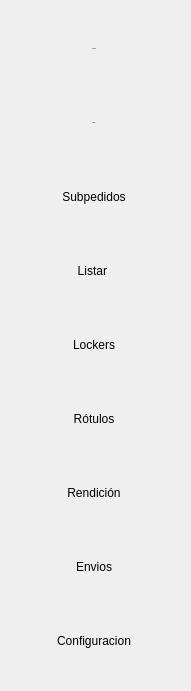
   <widget class="QFrame" name="botonera">
    <property name="geometry">
     <rect>
      <x>9</x>
      <y>12</y>
      <width>191</width>
      <height>691</height>
     </rect>
    </property>
    <property name="minimumSize">
     <size>
      <width>100</width>
      <height>0</height>
     </size>
    </property>
    <property name="maximumSize">
     <size>
      <width>300</width>
      <height>16777215</height>
     </size>
    </property>
    <property name="styleSheet">
     <string notr="true">border-radius:15px;</string>
    </property>
    <property name="frameShape">
     <enum>QFrame::StyledPanel</enum>
    </property>
    <property name="frameShadow">
     <enum>QFrame::Raised</enum>
    </property>
    <widget class="QPushButton" name="btn_nuevagestion">
     <property name="geometry">
      <rect>
       <x>14</x>
       <y>29</y>
       <width>160</width>
       <height>40</height>
      </rect>
     </property>
     <property name="minimumSize">
      <size>
       <width>160</width>
       <height>40</height>
      </size>
     </property>
     <property name="maximumSize">
      <size>
       <width>160</width>
       <height>40</height>
      </size>
     </property>
     <property name="font">
      <font>
       <family>Calibri</family>
       <pointsize>-1</pointsize>
      </font>
     </property>
     <property name="styleSheet">
      <string notr="true"/>
     </property>
     <property name="text">
      <string> Gestiones</string>
     </property>
     <property name="icon">
      <iconset>
       <normaloff>icons/gestion.png</normaloff>icons/gestion.png</iconset>
     </property>
     <property name="iconSize">
      <size>
       <width>32</width>
       <height>32</height>
      </size>
     </property>
    </widget>
    <widget class="QPushButton" name="btn_nuevopedido">
     <property name="geometry">
      <rect>
       <x>14</x>
       <y>103</y>
       <width>160</width>
       <height>40</height>
      </rect>
     </property>
     <property name="minimumSize">
      <size>
       <width>160</width>
       <height>40</height>
      </size>
     </property>
     <property name="maximumSize">
      <size>
       <width>160</width>
       <height>40</height>
      </size>
     </property>
     <property name="font">
      <font>
       <family>Calibri</family>
       <pointsize>-1</pointsize>
      </font>
     </property>
     <property name="styleSheet">
      <string notr="true"/>
     </property>
     <property name="text">
      <string>Pedidos</string>
     </property>
     <property name="icon">
      <iconset>
       <normaloff>icons/roll.png</normaloff>icons/roll.png</iconset>
     </property>
     <property name="iconSize">
      <size>
       <width>40</width>
       <height>40</height>
      </size>
     </property>
    </widget>
    <widget class="QPushButton" name="btn_nuevosubpedido">
     <property name="geometry">
      <rect>
       <x>14</x>
       <y>177</y>
       <width>160</width>
       <height>40</height>
      </rect>
     </property>
     <property name="minimumSize">
      <size>
       <width>160</width>
       <height>40</height>
      </size>
     </property>
     <property name="maximumSize">
      <size>
       <width>160</width>
       <height>40</height>
      </size>
     </property>
     <property name="styleSheet">
      <string notr="true"/>
     </property>
     <property name="text">
      <string>Subpedidos</string>
     </property>
     <property name="icon">
      <iconset>
       <normaloff>icons/subpedidos.png</normaloff>icons/subpedidos.png</iconset>
     </property>
     <property name="iconSize">
      <size>
       <width>32</width>
       <height>32</height>
      </size>
     </property>
    </widget>
    <widget class="QPushButton" name="btn_listar">
     <property name="geometry">
      <rect>
       <x>14</x>
       <y>251</y>
       <width>160</width>
       <height>40</height>
      </rect>
     </property>
     <property name="minimumSize">
      <size>
       <width>160</width>
       <height>40</height>
      </size>
     </property>
     <property name="maximumSize">
      <size>
       <width>160</width>
       <height>40</height>
      </size>
     </property>
     <property name="styleSheet">
      <string notr="true"/>
     </property>
     <property name="text">
      <string>Listar </string>
     </property>
     <property name="icon">
      <iconset>
       <normaloff>icons/listar.png</normaloff>icons/listar.png</iconset>
     </property>
     <property name="iconSize">
      <size>
       <width>32</width>
       <height>32</height>
      </size>
     </property>
    </widget>
    <widget class="QPushButton" name="btn_deposito">
     <property name="geometry">
      <rect>
       <x>14</x>
       <y>325</y>
       <width>160</width>
       <height>40</height>
      </rect>
     </property>
     <property name="minimumSize">
      <size>
       <width>160</width>
       <height>40</height>
      </size>
     </property>
     <property name="maximumSize">
      <size>
       <width>160</width>
       <height>40</height>
      </size>
     </property>
     <property name="styleSheet">
      <string notr="true"/>
     </property>
     <property name="text">
      <string>Lockers</string>
     </property>
     <property name="icon">
      <iconset>
       <normaloff>icons/lockers2.png</normaloff>icons/lockers2.png</iconset>
     </property>
     <property name="iconSize">
      <size>
       <width>32</width>
       <height>32</height>
      </size>
     </property>
    </widget>
    <widget class="QPushButton" name="btn_rotulos">
     <property name="geometry">
      <rect>
       <x>14</x>
       <y>399</y>
       <width>160</width>
       <height>40</height>
      </rect>
     </property>
     <property name="minimumSize">
      <size>
       <width>160</width>
       <height>40</height>
      </size>
     </property>
     <property name="maximumSize">
      <size>
       <width>160</width>
       <height>40</height>
      </size>
     </property>
     <property name="styleSheet">
      <string notr="true"/>
     </property>
     <property name="text">
      <string>Rótulos</string>
     </property>
     <property name="icon">
      <iconset>
       <normaloff>icons/rotulo.png</normaloff>icons/rotulo.png</iconset>
     </property>
     <property name="iconSize">
      <size>
       <width>32</width>
       <height>32</height>
      </size>
     </property>
    </widget>
    <widget class="QPushButton" name="btn_rendicion">
     <property name="geometry">
      <rect>
       <x>14</x>
       <y>473</y>
       <width>160</width>
       <height>40</height>
      </rect>
     </property>
     <property name="minimumSize">
      <size>
       <width>160</width>
       <height>40</height>
      </size>
     </property>
     <property name="maximumSize">
      <size>
       <width>160</width>
       <height>40</height>
      </size>
     </property>
     <property name="styleSheet">
      <string notr="true"/>
     </property>
     <property name="text">
      <string>Rendición</string>
     </property>
     <property name="icon">
      <iconset>
       <normaloff>icons/rendicion.png</normaloff>icons/rendicion.png</iconset>
     </property>
     <property name="iconSize">
      <size>
       <width>32</width>
       <height>32</height>
      </size>
     </property>
    </widget>
    <widget class="QPushButton" name="btn_configuracion">
     <property name="geometry">
      <rect>
       <x>14</x>
       <y>621</y>
       <width>160</width>
       <height>40</height>
      </rect>
     </property>
     <property name="minimumSize">
      <size>
       <width>160</width>
       <height>40</height>
      </size>
     </property>
     <property name="maximumSize">
      <size>
       <width>160</width>
       <height>40</height>
      </size>
     </property>
     <property name="styleSheet">
      <string notr="true"/>
     </property>
     <property name="text">
      <string>Configuracion</string>
     </property>
     <property name="icon">
      <iconset>
       <normaloff>icons/settings.png</normaloff>icons/settings.png</iconset>
     </property>
     <property name="iconSize">
      <size>
       <width>32</width>
       <height>32</height>
      </size>
     </property>
    </widget>
    <widget class="QPushButton" name="btn_envios">
     <property name="geometry">
      <rect>
       <x>14</x>
       <y>547</y>
       <width>160</width>
       <height>40</height>
      </rect>
     </property>
     <property name="minimumSize">
      <size>
       <width>160</width>
       <height>40</height>
      </size>
     </property>
     <property name="maximumSize">
      <size>
       <width>160</width>
       <height>40</height>
      </size>
     </property>
     <property name="styleSheet">
      <string notr="true"/>
     </property>
     <property name="text">
      <string>Envios</string>
     </property>
     <property name="icon">
      <iconset>
       <normaloff>icons/envios.png</normaloff>icons/envios.png</iconset>
     </property>
     <property name="iconSize">
      <size>
       <width>32</width>
       <height>32</height>
      </size>
     </property>
    </widget>
   </widget>
